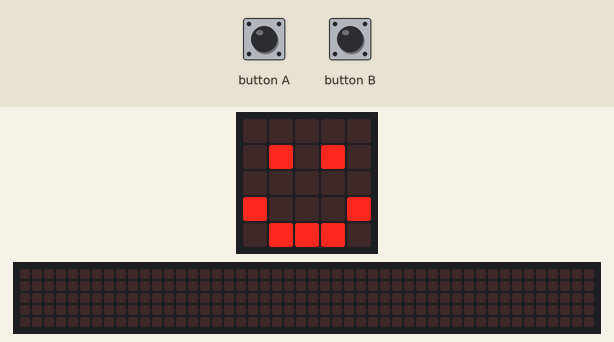
A program run on a simulated BBC micro:bit (MakeCode). Shown: the board's 5×5 LED display, a strip that is not on the board, showing the scrolling text unrolled. The inputs (shaded band) are chosen by the test bench. Random numbers come from a fixed seed; the 48×5 strip is a reading aid, not a part: it shows the text the display is scrolling, unrolled, one strip-width of it at a time.

Above: at 2.8 s.
2.9 s: button B pressed for 0.15 s
At 3.12 s:
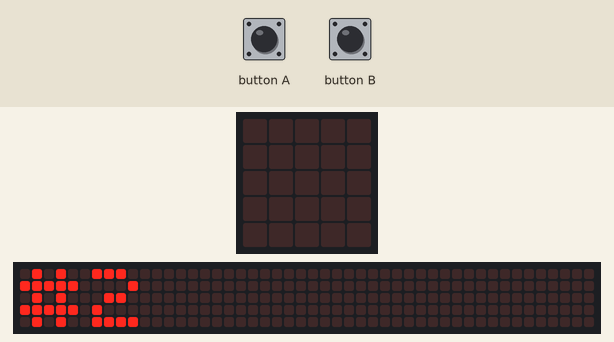
3.6 s: button A pressed for 0.15 s
At 3.87 s:
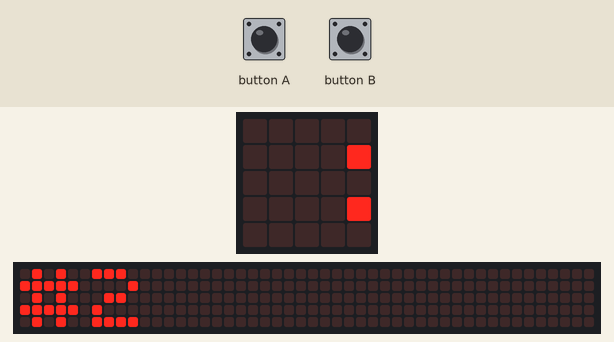
4.3 s: button B pressed for 0.15 s
At 9.42 s:
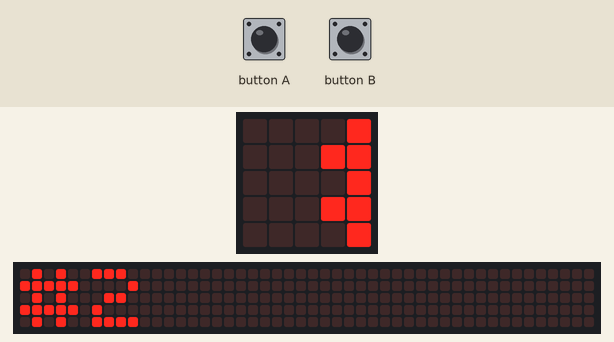
13.4 s: button A pressed for 0.15 s
At 19.32 s:
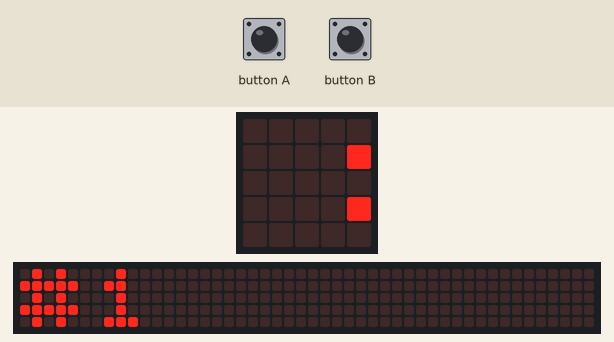

Measured:
- after the input at 2.9 s, the display: changes after 0.15 s (image 1)

The program:

main.ts
```typescript
// (licence header left out)
// variables
let num1: number = randint(0, 99)
let num2: number = randint(0, 99)

// starting up
basic.clearScreen()
basic.pause(1000)
basic.showIcon(IconNames.Happy)
num2 = randint(0, 99)
num1 = randint(0, 99)

// if one number is bigger than the other
input.onGesture(Gesture.Shake, function () {
  if (num1 > num2) {
    basic.clearScreen()
    basic.showNumber(num1)
    basic.showString('>')
    basic.showNumber(num2)
  } else {
    basic.showNumber(num1)
    basic.showString('<')
    basic.showNumber(num2)
  }
  basic.showIcon(IconNames.Sad)
})

// displaying number 1
input.onButtonPressed(Button.A, function () {
  basic.clearScreen()
  basic.showString('#1')
  basic.showNumber(num1)
  basic.showIcon(IconNames.Happy)
})

// displaying number 2
input.onButtonPressed(Button.B, function () {
  basic.clearScreen()
  basic.showString('#2')
  basic.showNumber(num2)
  basic.showIcon(IconNames.Happy)
})
```
